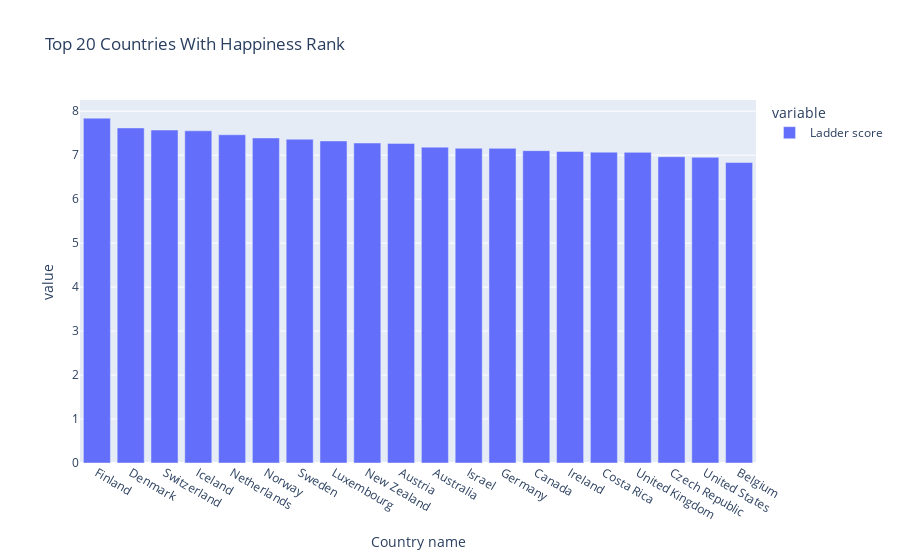

The cell this chart's notebook holds for it:
### Markdown cell above
<h5>Top 20 Countries with Happiness Rank</h5>

### Code cell
Top20_HapinessLevel = world_data.groupby('Country name')['Ladder score'].sum().sort_values(ascending = False)[0:20]
Top20_HapinessLevel
fig = px.bar(Top20_HapinessLevel , title="Top 20 Countries With Happiness Rank")
fig

### Figure 1 — Plotly figure (JSON) as saved in the notebook; plotly's stock layout.template omitted (floating-point values rounded to 4 significant figures)
{"data": [{"alignmentgroup": "True", "hovertemplate": "variable=Ladder score<br>Country name=%{x}<br>value=%{y}<extra></extra>", "legendgroup": "Ladder score", "marker": {"color": "#636efa"}, "name": "Ladder score", "offsetgroup": "Ladder score", "orientation": "v", "showlegend": true, "textposition": "auto", "type": "bar", "x": ["Finland", "Denmark", "Switzerland", "Iceland", "Netherlands", "Norway", "Sweden", "Luxembourg", "New Zealand", "Austria", "Australia", "Israel", "Germany", "Canada", "Ireland", "Costa Rica", "United Kingdom", "Czech Republic", "United States", "Belgium"], "xaxis": "x", "y": [7.842, 7.62, 7.571, 7.554, 7.464, 7.392, 7.363, 7.324, 7.277, 7.268, 7.183, 7.157, 7.155, 7.103, 7.085, 7.069, 7.064, 6.965, 6.951, 6.834], "yaxis": "y"}], "layout": {"barmode": "relative", "legend": {"title": {"text": "variable"}, "tracegroupgap": 0}, "title": {"text": "Top 20 Countries With Happiness Rank"}, "xaxis": {"anchor": "y", "domain": [0, 1], "title": {"text": "Country name"}}, "yaxis": {"anchor": "x", "domain": [0, 1], "title": {"text": "value"}}}}
